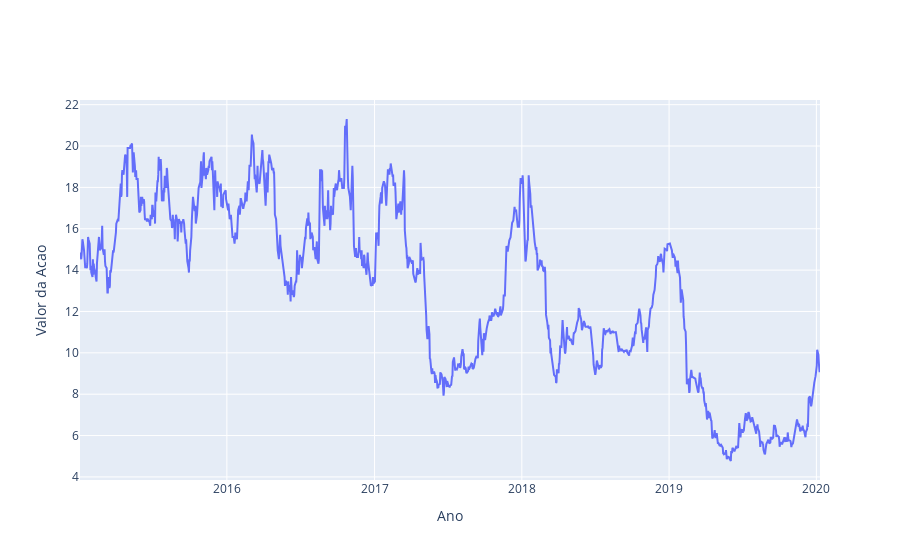

Write notebook code for a chart like this one.
### Code cell
x1=dataset.Date
y1=dataset.Close
data = [go.Scatter(x=x1, y=y1)]
layout = go.Layout(
   xaxis=dict(
       range=['02-01-2015','10-01-2020'],
       title='Ano'              
   ),
   yaxis=dict(
       range=[min(x1), max(y1)],
       title='Valor da Acao'
   ))
fig = go.Figure(data = data, layout = layout)
py.iplot(fig)

### Figure 1 — Plotly figure (JSON) as saved in the notebook; plotly's stock layout.template omitted (floating-point values rounded to 4 significant figures; data arrays with more than 128 entries replaced by an {"elided": "..."} marker saying what was removed)
{"data": [{"type": "scatter", "x": {"elided": "1250 str values"}, "y": {"elided": "1250 float values"}}], "layout": {"xaxis": {"range": ["02-01-2015", "10-01-2020"], "title": {"text": "Ano"}}, "yaxis": {"range": ["2015-01-02T00:00:00", 21.31], "title": {"text": "Valor da Acao"}}}}
